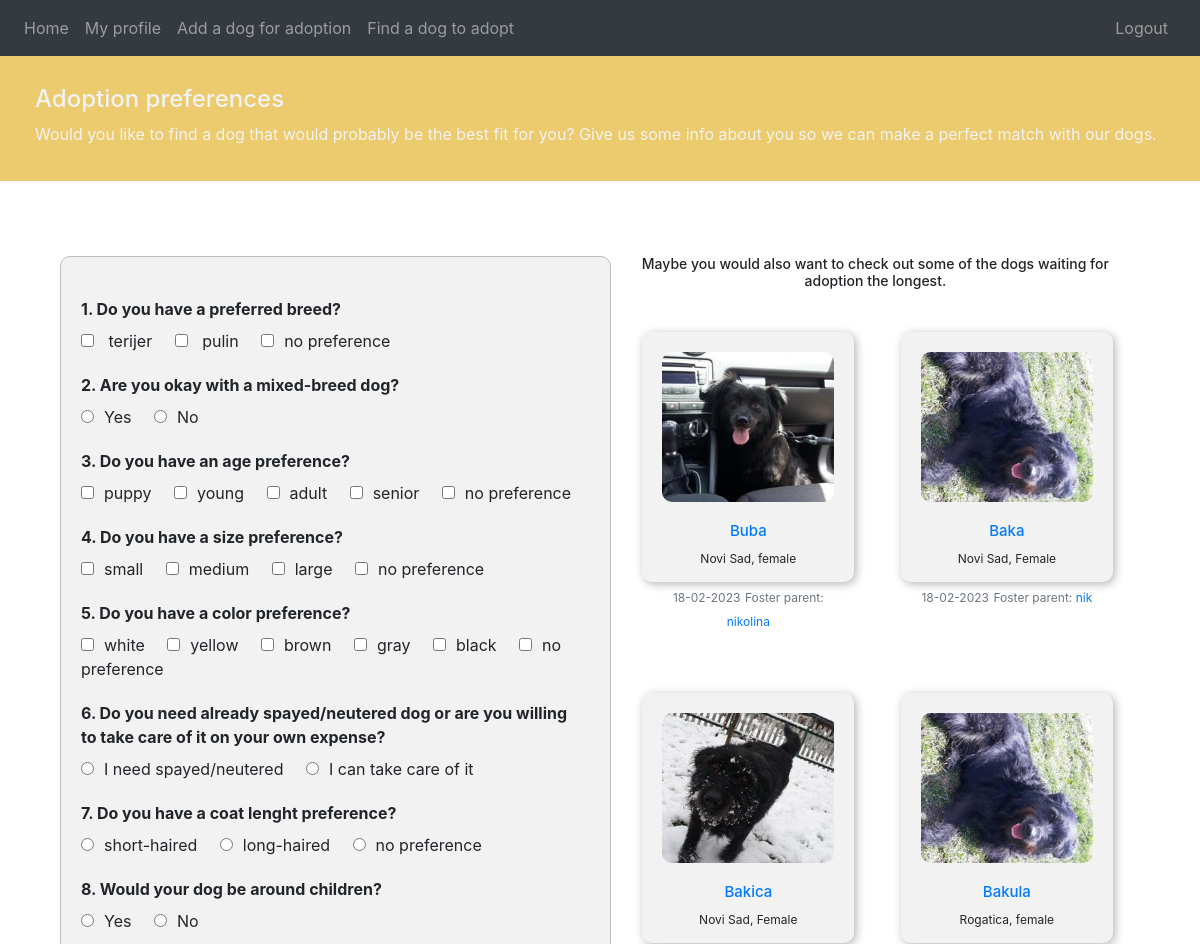
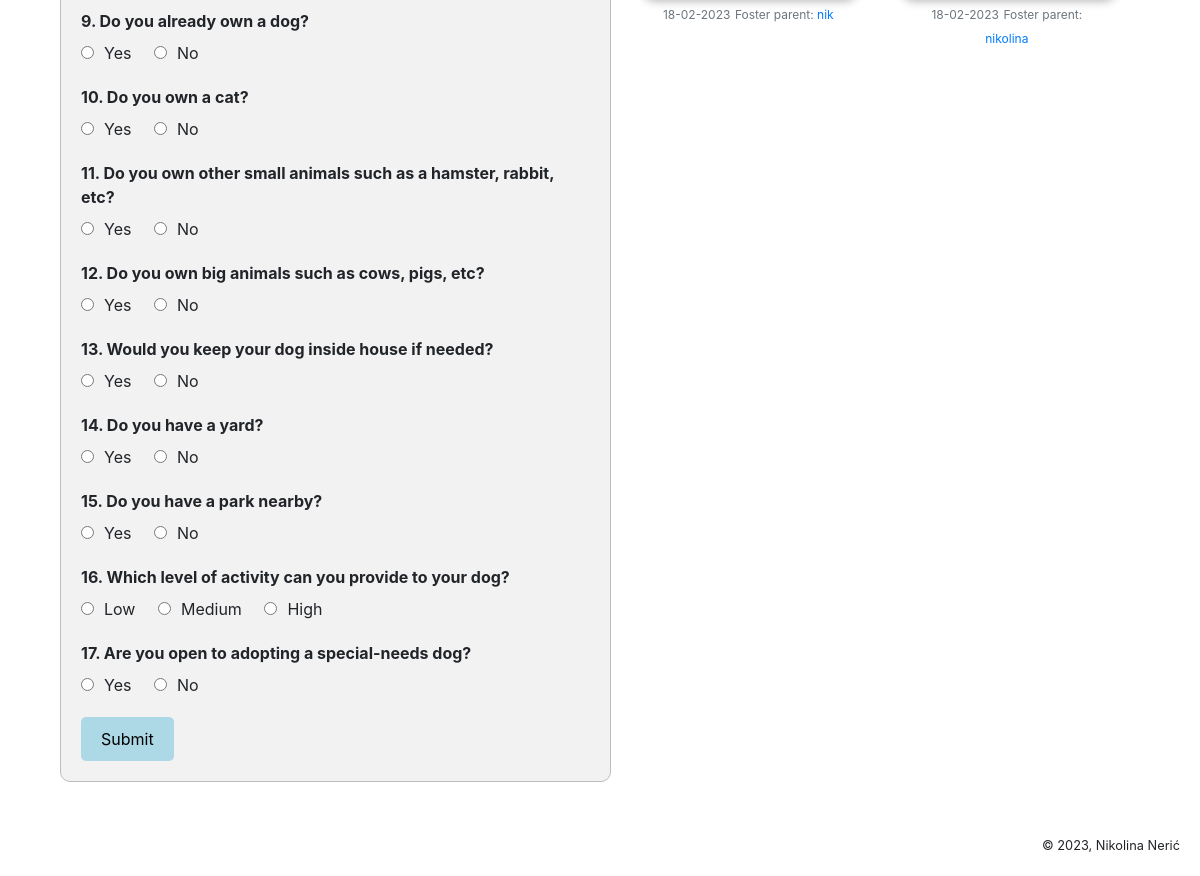
The page /edit (signed in) on the database its author committed (2 pictures, top to bottom).
### website/models.py (models this page shows, shortened)
class Post(db.Model):
    id = db.Column(db.Integer, primary_key = True)
    title = db.Column(db.String(150))
    gender = db.Column(db.String(150))
    city = db.Column(db.String(150))
    data = db.Column(db.String(10000))
    image_file = db.Column(db.String(150), nullable=False)
    date_posted = db.Column(db.DateTime(timezone = True), default = func.now())
    user_id = db.Column(db.Integer, db.ForeignKey('user.id'))
    dog_info = db.relationship('DogInfo', backref = 'user', uselist = False)

class User(db.Model, UserMixin):
    id = db.Column(db.Integer, primary_key = True)
    email = db.Column(db.String(150), unique = True)
    is_verified = db.Column(db.Boolean(150), default = False)
    password = db.Column(db.String(150))
    first_name = db.Column(db.String(150))
    image_file = db.Column(db.String(150), nullable=False, default='default.jpg')
    posts = db.relationship('Post', backref ='author', lazy = True)
    user_info = db.relationship('UserInfo', backref = 'info', uselist = False)
    saved_dogs = db.Column(db.JSON)

### website/views.py (the view, shortened to what this page needs)
@login_required
def edit_user_info():
    info = UserInfo.query.filter_by(user_id = current_user.id).first()
    if request.method == 'GET':
        if not info:
            abort(403)
        posts = Post.query.order_by(Post.date_posted.asc()).limit(8).all()
        breeds = set()
        for dog in session.query(DogInfo.primary_breed).filter(DogInfo.primary_breed != ('unknown' or 'Unknown')).distinct():
            breeds.add((dog.primary_breed).lower())
    return render_template('user_info.html', user = current_user, breeds = breeds, posts = posts)

### website/templates/user_info.html (shortened to what this page needs)
{% extends "base.html" %} {% block title %}Questionnaire{% endblock %} {% block content
  %}
    <div class ="colored-strip">
      <h4 text-align = "center">Adoption preferences</h4>
      <h7 text-align = "center">Would you like to find a dog that would probably be the best fit for you?
      Give us some info about you so we can make a perfect match with our dogs.</h7>
    </div>
    <div class="container">
      <div class="questionnaire class=left-side" >
          <form method="POST"  action=""  onsubmit="return validateForm();">
            <div class="question">
                <label for="q1">1. Do you have a preferred breed?</label>
                <br>
                {% for breed in breeds %}
                <input type="checkbox" id="q1" name="q1" value="{{ breed }}"> {{ breed }} &nbsp &nbsp
                {% endfor %}
                <input type="checkbox" id="q1" name="q1" value="all">no preference
            </div>
            <div class="question">
                <label for="q2">2. Are you okay with a mixed-breed dog?</label>
                <br>
                <input type="radio" id="q2" name="q2" value=1 >Yes &nbsp &nbsp
                <input type="radio" id="q2" name="q2" value=0>No
            </div>
            <div class="question">
                <label for="q3">3. Do you have an age preference?</label>
                <br>
                <input type="checkbox" id="q3" name="q3" value="puppy">puppy &nbsp &nbsp
                <input type="checkbox" id="q3" name="q3" value="young">young &nbsp &nbsp
                <input type="checkbox" id="q3" name="q3" value="adult">adult &nbsp &nbsp
                <input type="checkbox" id="q3" name="q3" value="senior">senior &nbsp &nbsp
                <input type="checkbox" id="q3" name="q3" value="all">no preference &nbsp &nbsp
            </div>
            <div class="question">
                <label for="q4">4. Do you have a size preference?</label>
                <br>
                <input type="checkbox" id="q4" name="q4" value="small">small &nbsp &nbsp
                <input type="checkbox" id="q4" name="q4" value="medium">medium &nbsp &nbsp
                <input type="checkbox" id="q4" name="q4" value="large">large &nbsp &nbsp
                <input type="checkbox" id="q4" name="q4" value="all">no preference &nbsp &nbsp
            </div>
            <div class="question">
              <label for="q5">5. Do you have a color preference?</label>
              <br>
              <input type="checkbox" id="q5" name="q5" value="white">white &nbsp &nbsp
              <input type="checkbox" id="q5" name="q5" value="yellow">yellow &nbsp &nbsp
              <input type="checkbox" id="q5" name="q5" value="brown">brown &nbsp &nbsp
              <input type="checkbox" id="q5" name="q5" value="gray">gray &nbsp &nbsp
              <input type="checkbox" id="q5" name="q5" value="black">black &nbsp &nbsp
              <input type="checkbox" id="q5" name="q5" value="all">no preference &nbsp &nbsp
            </div>
            <div class="question">
              <label for="q6">6. Do you need already spayed/neutered dog or are you willing to take care of it on your own expense?</label>
              <br>
              <input type="radio" id="q6" name="q6" value=1>I need spayed/neutered &nbsp &nbsp
              <input type="radio" id="q6" name="q6" value=0>I can take care of it &nbsp &nbsp
          </div>
          <div class="question">
            <label for="q7">7. Do you have a coat lenght preference? </label>
            <br>
            <input type="radio" id="q7" name="q7" value="short">short-haired  &nbsp &nbsp
            <input type="radio" id="q7" name="q7" value="long">long-haired &nbsp &nbsp
            <input type="radio" id="q7" name="q7" value="all">no preference &nbsp &nbsp
          </div>
          <div class="question">
            <label for="q8">8. Would your dog be around children? </label>
            <br>
            <input type="radio" id="q8" name="q8" value=1>Yes &nbsp &nbsp
            <input type="radio" id="q8" name="q8" value=0>No &nbsp &nbsp
          </div>
          <div class="question">
            <label for="q9">9. Do you already own a dog? </label>
            <br>
            <input type="radio" id="q9" name="q9" value=1>Yes &nbsp &nbsp
            <input type="radio" id="q9" name="q9" value=0>No &nbsp &nbsp
          </div>
          <div class="question">
            <label for="q10">10. Do you own a cat? </label>
            <br>
            <input type="radio" id="q10" name="q10" value=1>Yes &nbsp &nbsp
            <input type="radio" id="q10" name="q10" value=0>No &nbsp &nbsp
          </div>
          <div class="question">
            <label for="q11">11. Do you own other small animals such as a hamster, rabbit, etc? </label>
            <br>
            <input type="radio" id="q11" name="q11" value=1>Yes &nbsp &nbsp
            <input type="radio" id="q11" name="q11" value=0>No &nbsp &nbsp
          </div>
          <div class="question">
            <label for="q12">12. Do you own big animals such as cows, pigs, etc? </label>
            <br>
            <input type="radio" id="q12" name="q12" value=1>Yes &nbsp &nbsp
            <input type="radio" id="q12" name="q12" value=0>No &nbsp &nbsp
          </div>
          <div class="question">
            <label for="q13">13. Would you keep your dog inside house if needed? </label>
            <br>
            <input type="radio" id="q13" name="q13" value=1>Yes &nbsp &nbsp
            <input type="radio" id="q13" name="q13" value=0>No &nbsp &nbsp
          </div>
          <div class="question">
            <label for="14">14. Do you have a yard? </label>
            <br>
            <input type="radio" id="q14" name="q14" value=1>Yes &nbsp &nbsp
            <input type="radio" id="q14" name="q14" value=0>No &nbsp &nbsp
          </div>
          <div class="question">
            <label for="15">15. Do you have a park nearby? </label>
            <br>
            <input type="radio" id="q15" name="q15" value=1>Yes &nbsp &nbsp
            <input type="radio" id="q15" name="q15" value=0>No &nbsp &nbsp
          </div>
          <div class="question">
            <label for="16">16. Which level of activity can you provide to your dog? </label>
            <br>
            <input type="radio" id="q16" name="q16" value="low">Low &nbsp &nbsp
            <input type="radio" id="q16" name="q16" value="medium">Medium &nbsp &nbsp
            <input type="radio" id="q16" name="q16" value="high">High &nbsp &nbsp
          </div>
          <div class="question">
            <label for="17">17. Are you open to adopting a special-needs dog? </label>
            <br>
            <input type="radio" id="remember-checkbox" name="q17" value=1>Yes &nbsp &nbsp
            <input type="radio" id="remember-checkbox" name="q17" value=0>No &nbsp &nbsp
          </div>
            <input type="submit" value="Submit">
          </form>
      </div>
      <br>
      <div class="right-side">
        <h6 text-align = "center" style="text-align: center; font-size: 14px;">Maybe you would also want to check out some of the dogs waiting for adoption the longest.</h6>
        <br>
        {% for post in posts %}
        <div class="dog-card">
          <img src="{{ url_for('static', filename='profile_pics/' + post.image_file) }}" alt="dog" />
          <h2><a href="{{ url_for('post', post_id = post.id )}}">{{ post.title }} </a></h2>
          <p>{{ post.city }}, {{ post.gender }} </p>
          <small class="text-muted">{{ post.date_posted.strftime('%d-%m-%Y') }}</small>
          <small class="text-muted">Foster parent: <a href="{{ url_for('user', user_id = post.author.id )}}">{{ post.author.first_name }}</a></small>
        </div>
      {% endfor %}
      </div>
    </div>
    <br>
    <br>
  {% endblock %}

### website/templates/base.html (style rules this page uses)
html, body { margin: 0; height: 100%; }

### website/templates/user_info.html (style rules this page uses)
.container { display: flex; margin-top: 100px; margin-bottom: 40px; }
.right-side { width: 100%; }
.questionnaire { width: 100%; padding: 20px; border-radius: 10px; text-align: left; margin-bottom: 5%; border: 0.1px solid rgb(190, 188, 188); background-color: #f2f2f2; border-radius: 10px; padding: 20px; }
.question { margin-top: 20px; }
label { font-weight: bold; margin-right: 10px; }
input[type="radio"], input[type="checkbox"] { margin-right: 10px; }
input[type="submit"] { margin-top: 20px; padding: 10px 20px; background-color: lightblue; border: none; border-radius: 5px; cursor: pointer; }
.colored-strip { position: absolute; left: 0; right: 0; top: 50px; width: 100%; background-color: #ebcb6e; padding: 35px; color:#f2f2f2 }
.dog-card { display: inline-block; width: 40%; margin: 2%; margin-bottom: 100px; margin-left: 6%; text-align: center; vertical-align: top; flex-direction: column; align-items: center; height: 250px; background-color: #f2f2f2; border-radius: 10px; padding: 20px; box-shadow: 2px 2px 10px rgba(0, 0, 0, 0.3); }
.dog-card img { width: 100%; height: 150px; object-fit: cover; border-radius: 10px; margin-bottom: 20px; }
.dog-card h2 { font-size: 15px; margin-bottom: 10px; }
.dog-card p { font-size: 12px; }
.dog-card small { font-size: 12px; }

### rows shown on the page
Post: image_file (picture), title "Buba", city "Novi Sad", gender "female", date_posted "18-02-2023", author.first_name "nikolina"
Post: image_file (picture), title "Baka", city "Novi Sad", gender "Female", date_posted "18-02-2023", author.first_name "nik"
Post: image_file (picture), title "Bakica", city "Novi Sad", gender "Female", date_posted "18-02-2023", author.first_name "nik"
Post: image_file (picture), title "Bakula", city "Rogatica", gender "female", date_posted "18-02-2023", author.first_name "nikolina"

### other values the page prints
{{ breed }} "terijer" "pulin"
